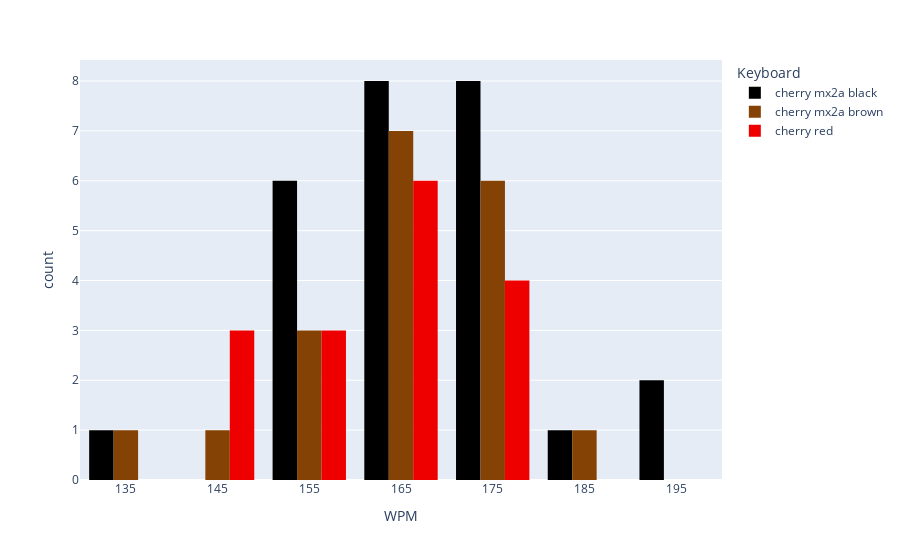

Notebook code cell kept with this figure:
### Code cell
fig_mistake_free_result_hist = px.histogram(
df_mistake_free_trial_results, x = 'WPM', color = 'Keyboard', nbins = 10,
color_discrete_map=keyboard_color_discrete_map)
fig_mistake_free_result_hist.update_layout(
    barmode = 'group')
fig_mistake_free_result_hist.write_html(
analytics_folder+'mistake_free_result_histogram.html')
fig_mistake_free_result_hist

### Figure 1 — Plotly figure (JSON) as saved in the notebook; plotly's stock layout.template omitted (floating-point values rounded to 4 significant figures)
{"data": [{"alignmentgroup": "True", "bingroup": "x", "hovertemplate": "Keyboard=cherry mx2a black<br>WPM=%{x}<br>count=%{y}<extra></extra>", "legendgroup": "cherry mx2a black", "marker": {"color": "black", "pattern": {"shape": ""}}, "name": "cherry mx2a black", "nbinsx": 10, "offsetgroup": "cherry mx2a black", "orientation": "v", "showlegend": true, "type": "histogram", "x": [196.6, 190.0, 181.4, 177.1, 176.9, 173.7, 173.5, 172.8, 172.3, 170.9, 170.5, 169.9, 169.0, 168.5, 167.2, 163.4, 163.3, 163.0, 161.1, 158.9, 158.7, 158.2, 155.4, 150.8, 150.1, 133.9], "xaxis": "x", "yaxis": "y"}, {"alignmentgroup": "True", "bingroup": "x", "hovertemplate": "Keyboard=cherry mx2a brown<br>WPM=%{x}<br>count=%{y}<extra></extra>", "legendgroup": "cherry mx2a brown", "marker": {"color": "#844204", "pattern": {"shape": ""}}, "name": "cherry mx2a brown", "nbinsx": 10, "offsetgroup": "cherry mx2a brown", "orientation": "v", "showlegend": true, "type": "histogram", "x": [182.2, 176.7, 175.9, 175.9, 172.8, 171.9, 171.9, 168.9, 167.4, 166.9, 164.9, 164.8, 161.8, 161.5, 157.5, 157.3, 152.8, 149.3, 137.9], "xaxis": "x", "yaxis": "y"}, {"alignmentgroup": "True", "bingroup": "x", "hovertemplate": "Keyboard=cherry red<br>WPM=%{x}<br>count=%{y}<extra></extra>", "legendgroup": "cherry red", "marker": {"color": "#EE0000", "pattern": {"shape": ""}}, "name": "cherry red", "nbinsx": 10, "offsetgroup": "cherry red", "orientation": "v", "showlegend": true, "type": "histogram", "x": [175.4, 174.1, 173.4, 172.1, 168.7, 168.2, 167.7, 164.4, 162.4, 161.5, 158.2, 155.5, 155.0, 145.7, 144.9, 142.1], "xaxis": "x", "yaxis": "y"}], "layout": {"barmode": "group", "legend": {"title": {"text": "Keyboard"}, "tracegroupgap": 0}, "margin": {"t": 60}, "xaxis": {"anchor": "y", "domain": [0, 1], "title": {"text": "WPM"}}, "yaxis": {"anchor": "x", "domain": [0, 1], "title": {"text": "count"}}}}
